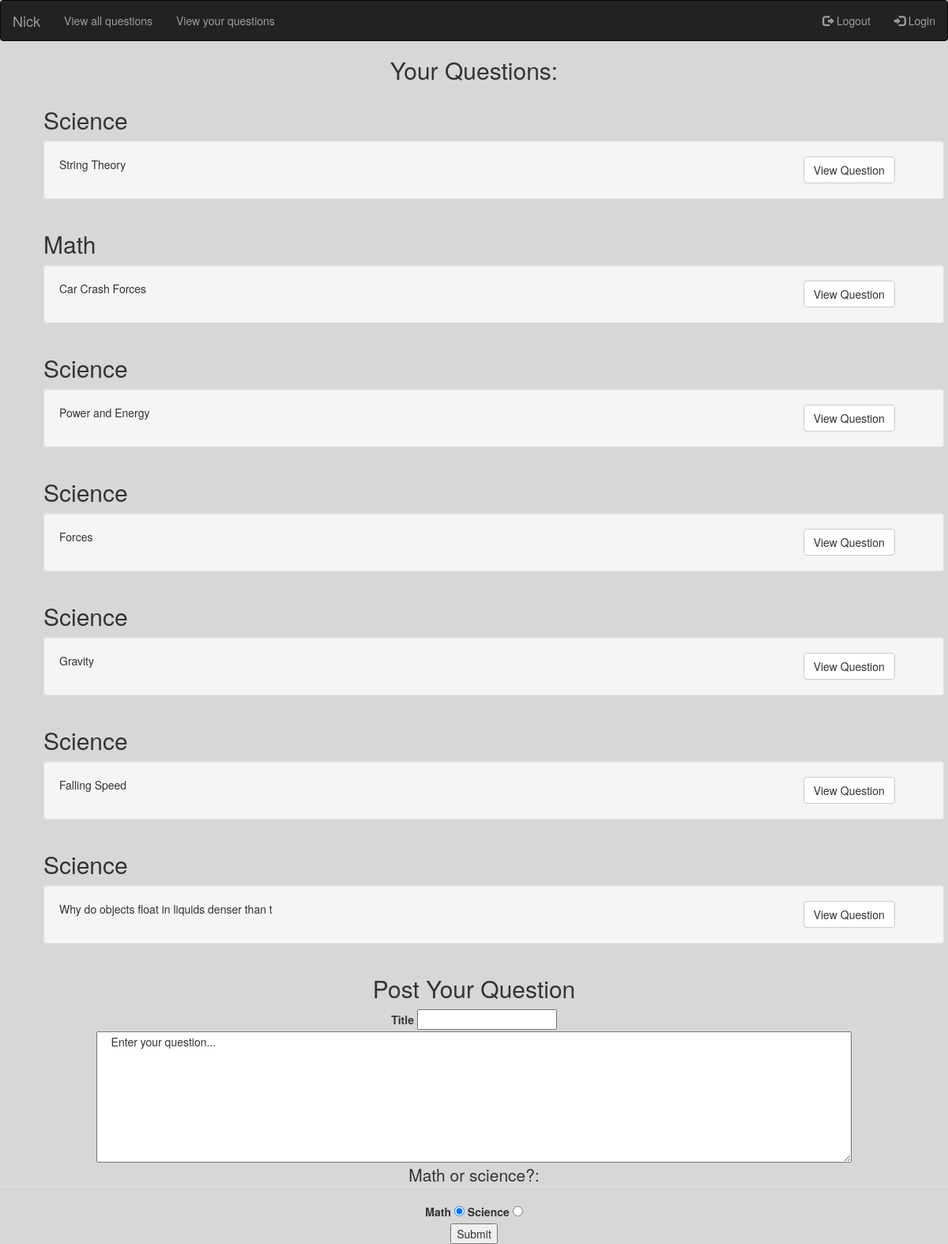
/Controller/PersonalBoard.php (signed in), run on the app's committed database.
### tables this page shows
CREATE TABLE `Post` (
  `ID` int(11) NOT NULL AUTO_INCREMENT,
  `Title` varchar(90) NOT NULL,
  `Category` varchar(45) NOT NULL,
  `Parent` int(11) NOT NULL,
  `UserID` int(11) NOT NULL,
  `Text` longtext NOT NULL,
  `Score` int(11) NOT NULL,
  `Solved` bit(1) NOT NULL,
  `Date` datetime NOT NULL,
  PRIMARY KEY (`ID`),
  KEY `user_idx` (`UserID`),
  CONSTRAINT `user` FOREIGN KEY (`UserID`) REFERENCES `User` (`ID`) ON DELETE CASCADE ON UPDATE CASCADE
);

### Model/post.php (called while the page is built, shortened)
<?php
class Post
{
    private $id;
    public function __construct( ){
        $this->id = -1;
    }
    public function populate( $fetch ){
        try{
            require 'hidden/db.php';
            $query = "SELECT * FROM Post WHERE id=?";
            $statement = $db->prepare( $query );
            $statement->execute(array($fetch));
            $result    = $statement->fetch(PDO::FETCH_ASSOC);
            $this->title = $result['Title'];
			$this->category = $result['Category'];
            $this->id = $fetch;
            $query = "SELECT * FROM Post WHERE Parent='" . $this->id . "'";
            $statement = $db->prepare( $query );
            $statement->execute(  );
            $result    = $statement->fetchAll(PDO::FETCH_ASSOC);
            return true;
        }
        catch (PDOException $ex){
            return false;
        }
    }
    public function getId(){
        return $this->id;
    }
}
?>

### Model/helpers.php (called while the page is built, shortened)
<?php
require_once 'post.php';
function userquestions( $number, $id ){
    $results = [];
    require 'hidden/db.php';
    $query = "SELECT ID FROM Post WHERE Parent=0 AND UserID=" . $id .  " ORDER BY Date DESC LIMIT " . $number;
    $statement = $db->prepare( $query );
    $statement->execute(  );
    $result    = $statement->fetchAll(PDO::FETCH_ASSOC);
    foreach ($result as $row){
        $toAdd = new Post();
        $toAdd->populate($row['ID']);
        array_push($results, $toAdd);
    }
    return $results;
}
?>

### Controller/PersonalBoard.php (the view, shortened to what this page needs)
<?php
require '../Model/user.php';
require '../Model/post.php';
require '../Model/helpers.php';
$html = "";
$posts = userquestions(100, $_SESSION['id']);
foreach($posts as $p){
	$postId = $p->getId();
	$postString = <<<END
		<li>
            <div class="container">
                <h2>$p->category</h2>
                <div class="well">
					<div class = "row">
						<div class = "col-lg-10">$p->title</div>
						<div class = "col-lg-2">
						<a href = "QA.php?id=$postId" class = "btn btn-default">View Question</a>
						</div>
					</div>
				</div>
			</div>
		</li>
END;
	$html.=$postString;
}
require_once '../View/PersonalBoard.php';
?>

### View/PersonalBoard.php (shortened to what this page needs)
<!DOCTYPE html>
<html lang="en">
<head>
    <link rel="stylesheet" type="text/css" href="style.css">
    <link rel="stylesheet" href="https://maxcdn.bootstrapcdn.com/bootstrap/3.3.6/css/bootstrap.min.css">
</head>
<body>
<nav class="navbar navbar-inverse">
    <div class="container-fluid">
        <div class="navbar-header">
            <a class="navbar-brand" href="#"><?php echo $_SESSION['username']; ?></a>
        </div>
        <ul class="nav navbar-nav">
            <li><a href="QuestionBoard.php">View all questions</a></li>
            <li><a href="PersonalBoard.php">View your questions</a></li>
        </ul>
        <ul class="nav navbar-nav navbar-right">
            <li><a href="logout.php"><span class="glyphicon glyphicon-log-out"></span> Logout</a></li>
            <li><a href="Login.php"><span class="glyphicon glyphicon-log-in"></span> Login</a></li>
        </ul>
    </div>
</nav>
<h2 align="center">Your Questions:</h2>
<ul>
    <?php
		echo $html;
	?>
</ul>
<h2 align="center">Post Your Question</h2>
<div align="center">
<label for= "title">Title</label>
<input type=text required = true; name="title" form="usrform">
</div>
<textarea rows="8" cols="125" name="Question" form="usrform" required = "true">
    Enter your question...
</textarea>
<fieldset data-role="controlgroup" data-type="horizontal" align="center">
    <legend>Math or science?:</legend>
    <label for="Math">Math</label>
    <input type="radio" name="mathorsci" id="math" value="Math" form="usrform" checked>
    <label for="Science">Science</label>
    <input type="radio" name="mathorsci" id="science" value="Science" form="usrform">
</fieldset>
<form action="processQuestion.php" method = "post" id="usrform">
    <input type="submit">
</form>
</body>
</html>

### Controller/style.css (style rules this page uses)
ul { list-style-type: none; }
.well { max-width: device-width; }
* { box-sizing: border-box; }

### View/PersonalBoard.php (style rules this page uses)
body { background-color: rgba(35, 35, 36, 0.18); }
textarea { display: block; margin-left: auto; margin-right: auto; }
form { text-align: center; }

### data on the page
post: Category "Science", Title "String Theory"
post: Category "Math", Title "Car Crash Forces"
post: Category "Science", Title "Power and Energy"
post: Category "Science", Title "Forces"
post: Category "Science", Title "Gravity"
post: Category "Science", Title "Falling Speed"
post: Category "Science", Title "Why do objects float in liquids denser than t"

### other printed values
$_SESSION['username'] "Nick"
